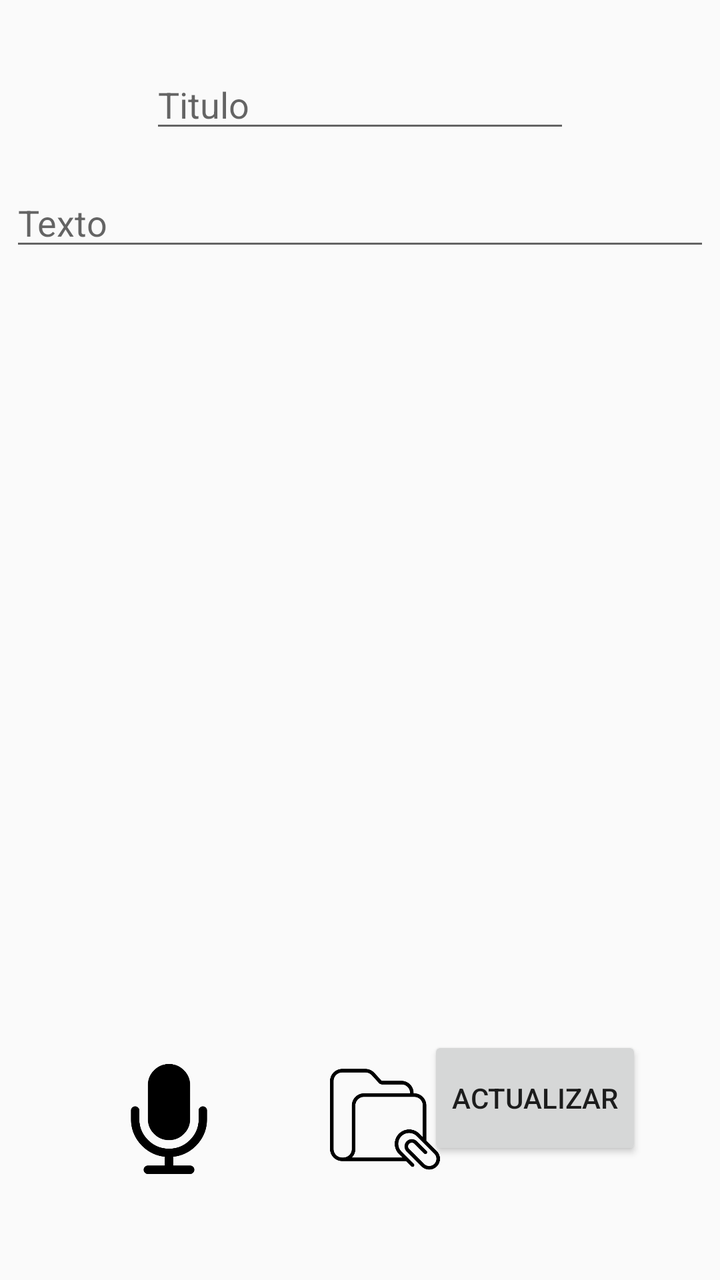
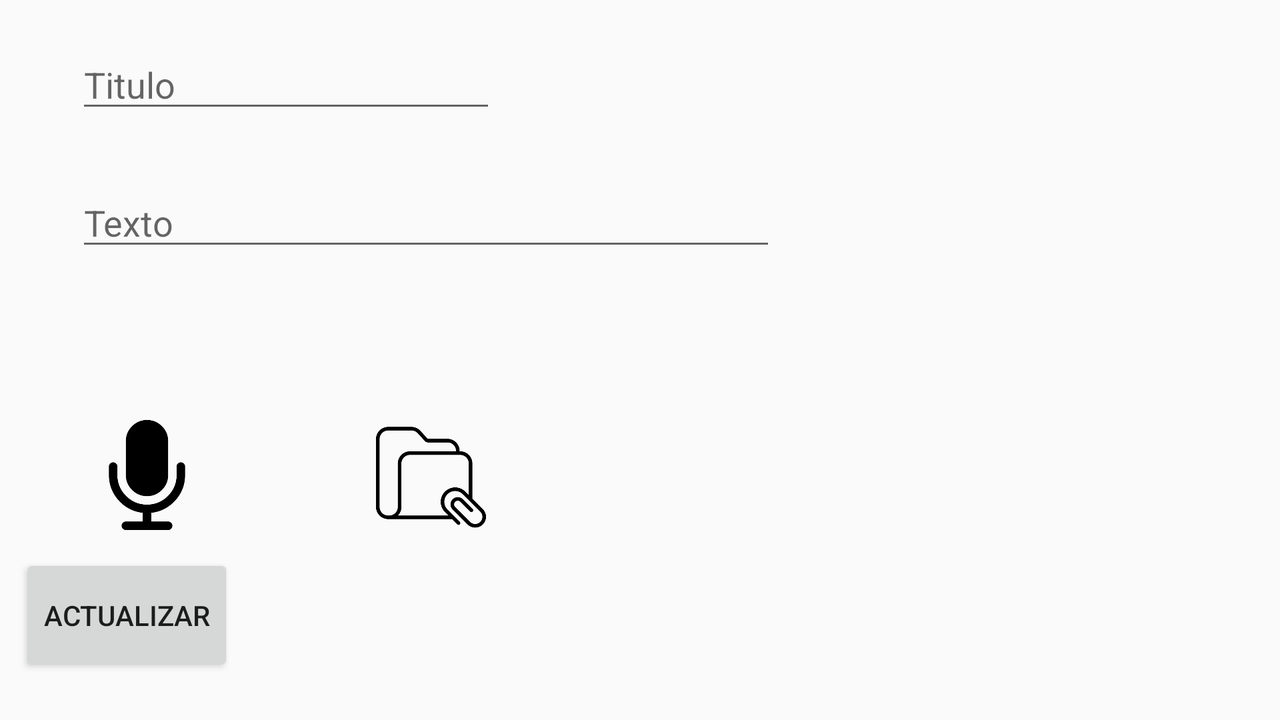

One screen, two layout resources from the same app: the default and the repository's alternative for another configuration. Each is rendered where Android would select it; the XML of both is given below.
<!-- AndroidManifest.xml: application theme AppTheme -->
<!-- res/layout/activity_actualizar_notas.xml -->
<?xml version="1.0" encoding="utf-8"?>
<RelativeLayout xmlns:android="http://schemas.android.com/apk/res/android"
    xmlns:app="http://schemas.android.com/apk/res-auto"
    xmlns:tools="http://schemas.android.com/tools"
    android:layout_width="match_parent"
    android:layout_height="match_parent"
    android:isScrollContainer="true"
    tools:context=".actualizar_notas">

    <EditText
        android:id="@+id/txt_titulo"
        android:layout_width="wrap_content"
        android:layout_height="wrap_content"
        android:layout_alignParentTop="true"
        android:layout_centerHorizontal="true"
        android:layout_marginTop="30dp"
        android:ems="10"
        android:hint="@string/hint_titulo"
        android:inputType="textPersonName" />

    <EditText
        android:id="@+id/txt_cuerpo"
        android:layout_width="350dp"
        android:layout_height="wrap_content"
        android:layout_centerHorizontal="true"
        android:layout_marginTop="89dp"
        android:ems="10"
        android:gravity="start|top"
        android:hint="@string/hint_texto"
        android:inputType="textMultiLine" />

    <androidx.recyclerview.widget.RecyclerView
        android:id="@+id/recy_multi"
        android:layout_width="305dp"
        android:layout_height="397dp"

        android:layout_above="@+id/btn_adjuntar"
        android:layout_below="@+id/txt_cuerpo"
        android:layout_centerHorizontal="true"
        android:layout_marginTop="47dp"
        android:layout_marginBottom="45dp"
        android:isScrollContainer="true"
        android:scrollbars="vertical" />

    <ImageButton
        android:id="@+id/btn_adjuntar"
        android:layout_width="55dp"
        android:layout_height="55dp"
        android:layout_alignParentStart="true"
        android:layout_alignParentLeft="true"
        android:layout_alignParentBottom="true"
        android:layout_centerHorizontal="true"
        android:layout_marginStart="165dp"
        android:layout_marginLeft="165dp"
        android:layout_marginBottom="53dp"
        android:background="#00FFFFFF"
        android:onClick="Adjuntar"
        android:scaleType="fitXY"
        android:src="@drawable/carpeta" />

    <Button
        android:id="@+id/btn_notas"
        android:layout_width="wrap_content"
        android:layout_height="62dp"
        android:layout_alignParentEnd="true"
        android:layout_alignParentRight="true"
        android:layout_alignParentBottom="true"
        android:layout_marginEnd="39dp"
        android:layout_marginRight="39dp"
        android:layout_marginBottom="60dp"
        android:onClick="ActualizarNota"
        android:text="@string/actualizar" />

    <ImageButton
        android:id="@+id/btn_grabar"
        android:layout_width="55dp"
        android:layout_height="55dp"
        android:layout_alignParentStart="true"
        android:layout_alignParentLeft="true"
        android:layout_alignParentBottom="true"
        android:layout_marginStart="57dp"
        android:layout_marginLeft="57dp"
        android:layout_marginBottom="53dp"
        android:background="#00FFFFFF"
        android:onClick="grabarAudio"
        android:scaleType="fitXY"
        app:srcCompat="@drawable/forma_de_microfono_negro" />

</RelativeLayout>
<!-- resources referenced by this layout -->
<resources>
  <!-- drawable carpeta: png bitmap (drawable, 14545 bytes) -->
  <!-- drawable forma_de_microfono_negro: png bitmap (drawable, 11340 bytes) -->
  <string name="actualizar">Actualizar</string>
  <string name="hint_texto">Texto</string>
  <string name="hint_titulo">Titulo</string>
  <style name="AppTheme" parent="Theme.AppCompat.Light.DarkActionBar">
          
          <item name="colorPrimary">@color/colorPrimary</item>
          <item name="colorPrimaryDark">@color/colorPrimary_Dark</item>
          <item name="colorAccent">@color/colorAccent</item>
      </style>
  <color name="colorPrimary">#E91E63</color>
  <color name="colorPrimary_Dark">#C2185B</color>
  <color name="colorAccent">#8BC34A</color>
</resources>
<!-- res/layout-land/activity_actualizar_notas.xml (the repository's variant of the layout above) -->
<!-- drawn on the phone turned sideways -->
<?xml version="1.0" encoding="utf-8"?>
<RelativeLayout xmlns:android="http://schemas.android.com/apk/res/android"
    xmlns:app="http://schemas.android.com/apk/res-auto"
    android:layout_width="match_parent"
    android:layout_height="match_parent"
    android:orientation="vertical">

    <androidx.recyclerview.widget.RecyclerView
        android:id="@+id/recy_multi"
        android:layout_width="312dp"
        android:layout_height="359dp"

        android:layout_above="@+id/btn_recordatorio"
        android:layout_alignParentTop="true"
        android:layout_alignParentEnd="true"
        android:layout_marginTop="60dp"
        android:layout_marginEnd="21dp"
        android:layout_marginBottom="45dp"
        android:isScrollContainer="true"
        android:scrollbars="vertical" />

    <EditText
        android:id="@+id/txt_cuerpo"
        android:layout_width="350dp"
        android:layout_height="wrap_content"
        android:layout_alignParentStart="true"
        android:layout_marginStart="38dp"
        android:layout_marginTop="89dp"
        android:ems="10"
        android:gravity="start|top"
        android:hint="@string/hint_texto"
        android:inputType="textMultiLine" />

    <EditText
        android:id="@+id/txt_titulo"
        android:layout_width="wrap_content"
        android:layout_height="wrap_content"
        android:layout_alignParentStart="true"
        android:layout_alignParentTop="true"
        android:layout_marginStart="38dp"
        android:layout_marginTop="20dp"
        android:ems="10"
        android:hint="@string/hint_titulo"
        android:inputType="textPersonName" />

    <ImageButton
        android:id="@+id/btn_grabar"
        android:layout_width="55dp"
        android:layout_height="55dp"
        android:layout_alignParentStart="true"
        android:layout_alignParentLeft="true"
        android:layout_alignParentBottom="true"
        android:layout_marginStart="46dp"
        android:layout_marginLeft="46dp"
        android:layout_marginBottom="95dp"
        android:background="#00FFFFFF"
        android:onClick="grabarAudio"
        android:scaleType="fitXY"
        app:srcCompat="@drawable/forma_de_microfono_negro" />

    <ImageButton
        android:id="@+id/btn_adjuntar"
        android:layout_width="55dp"
        android:layout_height="55dp"
        android:layout_alignParentStart="true"
        android:layout_alignParentLeft="true"
        android:layout_alignParentBottom="true"
        android:layout_centerHorizontal="true"
        android:layout_marginStart="188dp"
        android:layout_marginLeft="188dp"
        android:layout_marginBottom="94dp"
        android:background="#00FFFFFF"
        android:onClick="Adjuntar"
        android:scaleType="fitXY"
        android:src="@drawable/carpeta" />

    <Button
        android:id="@+id/btn_notas"
        android:layout_width="wrap_content"
        android:layout_height="61dp"
        android:layout_alignParentEnd="true"
        android:layout_alignParentRight="true"
        android:layout_alignParentBottom="true"
        android:layout_marginEnd="523dp"
        android:layout_marginRight="523dp"
        android:layout_marginBottom="22dp"
        android:onClick="ActualizarNota"
        android:text="@string/actualizar" />
</RelativeLayout>
